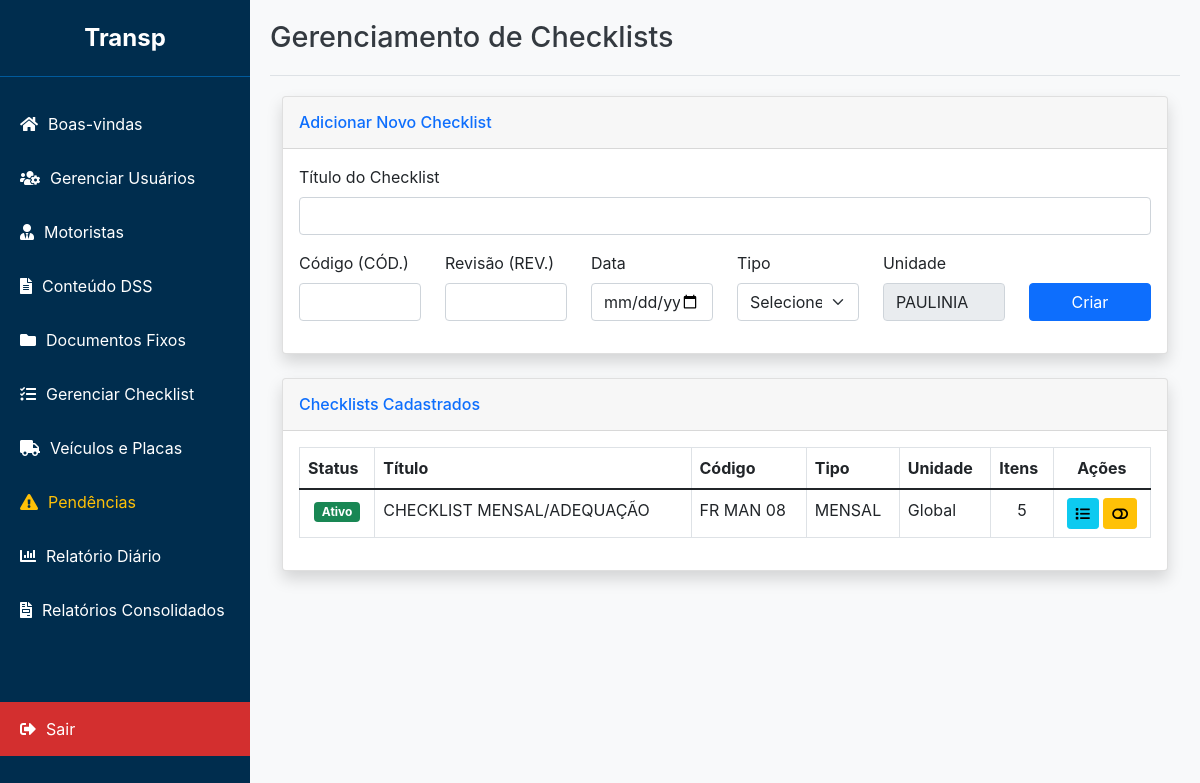
The app's page /admin/checklists (signed in) with its own data.
### app/models.py (models this page shows)
class Checklist(db.Model):
    id = db.Column(db.Integer, primary_key=True)
    titulo = db.Column(db.String(200), nullable=False)
    unidade = db.Column(db.String(100), nullable=True)
    tipo = db.Column(db.String(50), nullable=False)
    codigo = db.Column(db.String(50), nullable=False)
    revisao = db.Column(db.String(20), nullable=False)
    data = db.Column(db.Date, nullable=False)
    ativo = db.Column(db.Boolean, default=True, nullable=False)  # <-- CAMPO ADICIONADO
    itens = db.relationship('ChecklistItem', backref='checklist', lazy='dynamic', cascade="all, delete-orphan")
    preenchimentos = db.relationship('ChecklistPreenchido', backref='checklist', lazy=True, cascade="all, delete-orphan") # <-- CASCADE ADICIONADO

### app/routes.py (the view)
@admin_bp.route('/checklists')
@login_required()
def checklists():
    user_role = session.get('role')
    user_unidade = session.get('unidade')
    query = Checklist.query
    if user_role != 'admin':
        query = query.filter(or_(
            Checklist.unidade == user_unidade,
            Checklist.unidade == None  # Permite ver checklists globais
        ))
    lista_checklists = query.order_by(Checklist.ativo.desc(), Checklist.codigo).all()
    unidades_disponiveis = []
    if user_role == 'admin':
        unidades_disponiveis = db.session.query(Motorista.unidade).distinct().all()
        unidades_disponiveis = sorted([u[0] for u in unidades_disponiveis if u[0]])
    return render_template(
        'checklists.html',
        checklists=lista_checklists,
        unidades_disponiveis=unidades_disponiveis
    )

### app/routes.py (called while the page is built)
def login_required(required_role=["admin", "master", "comum"]):
    def decorator(f):
        @wraps(f)
        def decorated_function(*args, **kwargs):
            if 'user_id' not in session:
                flash('Por favor, faça login para acessar esta página.', 'warning')
                return redirect(url_for('admin.login'))
            user_role = session.get('role')
            if user_role not in required_role:
                flash('Você não tem permissão para acessar esta página.', 'danger')
                return redirect(url_for('admin.dashboard'))
            return f(*args, **kwargs)
        return decorated_function
    return decorator

### app/templates/checklists.html (shortened to what this page needs)
{% extends "base_adm.html" %}
{% block header %}Gerenciamento de Checklists{% endblock %}
{% block content %}
<div class="container-fluid">
    <div class="card shadow mb-4">
        <div class="card-header py-3">
            <h6 class="m-0 font-weight-bold text-primary">Adicionar Novo Checklist</h6>
        </div>
        <div class="card-body">
            <form action="{{ url_for('admin.add_checklist') }}" method="POST">
                <div class="row">
                    <div class="col-md-12 mb-3">
                        <label for="titulo" class="form-label">Título do Checklist</label>
                        <input type="text" class="form-control" id="titulo" name="titulo" required>
                    </div>
                </div>
                <div class="row align-items-end">
                    <div class="col-md-2 mb-3">
                        <label for="codigo" class="form-label">Código (CÓD.)</label>
                        <input type="text" class="form-control" id="codigo" name="codigo" required>
                    </div>
                    <div class="col-md-2 mb-3">
                        <label for="revisao" class="form-label">Revisão (REV.)</label>
                        <input type="text" class="form-control" id="revisao" name="revisao" required>
                    </div>
                    <div class="col-md-2 mb-3">
                        <label for="data" class="form-label">Data</label>
                        <input type="date" class="form-control" id="data" name="data" required>
                    </div>
                    <div class="col-md-2 mb-3">
                        <label for="tipo" class="form-label">Tipo</label>
                        <select class="form-select" id="tipo" name="tipo" required>
                            <option value="" disabled selected>Selecione...</option>
                        </select>
                    </div>
                    <div class="col-md-2 mb-3">
                        <label for="unidade" class="form-label">Unidade</label>
                        {% if session.role == 'admin' %}
                            <input type="text" class="form-control" id="unidade" name="unidade" list="unidades_list" placeholder="Deixe em branco para Global">
                            <datalist id="unidades_list">
                                {% for u in unidades_disponiveis %}
                                    <option value="{{ u }}">
                                {% endfor %}
                            </datalist>
                        {% else %}
                            <input type="text" class="form-control" id="unidade" name="unidade" value="{{ session.unidade }}" readonly required>
                        {% endif %}
                    </div>
                    <div class="col-md-2 mb-3">
                        <button type="submit" class="btn btn-primary w-100">Criar</button>
                    </div>
                </div>
            </form>
        </div>
    </div>
    <div class="card shadow mb-4">
        <div class="card-header py-3">
            <h6 class="m-0 font-weight-bold text-primary">Checklists Cadastrados</h6>
        </div>
        <div class="card-body">
            <div class="table-responsive">
                <table class="table table-bordered table-hover" id="dataTable" width="100%" cellspacing="0">
                    <thead>
                        <tr>
                            <th>Status</th>
                            <th>Título</th>
                            <th>Código</th>
                            <th>Tipo</th>
                            <th>Unidade</th>
                            <th>Itens</th>
                            <th class="text-center">Ações</th>
                        </tr>
                    </thead>
                    <tbody>
                        {% for cl in checklists %}
                        <tr class="{% if not cl.ativo %}table-secondary text-muted{% endif %}">
                            <td class="text-center">
                                {% if cl.ativo %}
                                    <span class="badge bg-success">Ativo</span>
                                {% else %}
                                    <span class="badge bg-danger">Inativo</span>
                                {% endif %}
                            </td>
                            <td>{{ cl.titulo }}</td>
                            <td>{{ cl.codigo }}</td>
                            <td>{{ cl.tipo }}</td>
                            <td>{{ cl.unidade or 'Global' }}</td>
                            <td class="text-center">{{ cl.itens.count() }}</td>
                            <td class="text-center">
                                <a href="{{ url_for('admin.checklist_detalhe', checklist_id=cl.id) }}" class="btn btn-info btn-sm" title="Editar Itens">
                                    <i class="fas fa-list"></i>
                                </a>
                                <button type="button" class="btn btn-sm {% if cl.ativo %}btn-warning{% else %}btn-success{% endif %}" data-bs-toggle="modal" data-bs-target="#toggleStatusModal-{{ cl.id }}" title="{% if cl.ativo %}Desativar{% else %}Reativar{% endif %}">
                                    <i class="fas {% if cl.ativo %}fa-toggle-off{% else %}fa-toggle-on{% endif %}"></i>
                                </button>
                            </td>
                        </tr>
                        {% endfor %}
                    </tbody>
                </table>
            </div>
        </div>
    </div>
</div>
{% endblock %}

### app/templates/base_adm.html (style rules this page uses)
:root { --sidebar-width: 250px; --header-height: 60px; --primary-blue: #002D4E; --light-blue: #005A9C; --logout-red: #d32f2f; --logout-red-hover: #c62828; --flash-success: #d4edda; --flash-success-text: #155724; --flash-error: #f8d7da; --flash-error-text: #721c24; --flash-info: #cce5ff; --flash-info-text: #004085; }
body { font-family: -apple-system, BlinkMacSystemFont, "Segoe UI", Roboto, "Helvetica Neue", Arial, sans-serif; margin: 0; background-color: #f8f9fa; }

### records on screen
Checklist: ativo "Ativo", titulo "CHECKLIST MENSAL/ADEQUAÇÃO", codigo "FR MAN 08", tipo "MENSAL", unidade "Global", itens.count "5"
